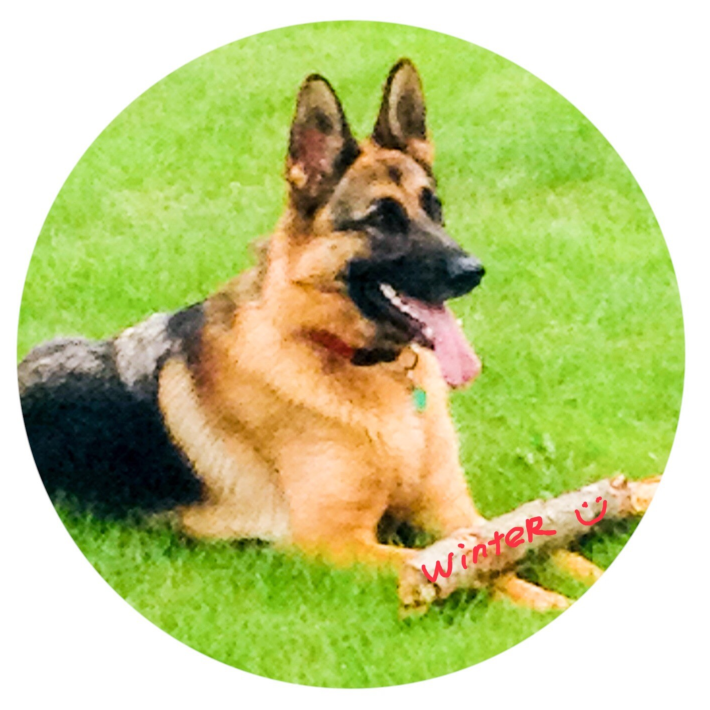
#> input picture client/src/assets/images/winter_winter3.png, 1419 x 1419 px (shown at 1/2 size)
$ python image_resize.py
#> lines starting #> are read from the running program, lines starting #| are printed output that depends on the picture
from PIL import Image, ImageFilter

img = Image.open('./winter_winter3.png')
#> img is the input picture: PIL image 1419x1419 RGBA; mean R, G, B, A 136.6, 145.5, 80.4, 200.2

# [9 lines of commented-out code are left out]
img.thumbnail((400, 400))  # thumbnail will keep the aspect ratio
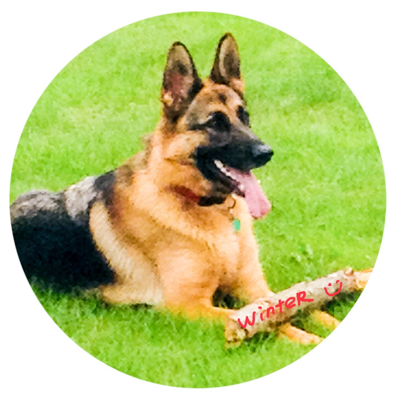
#> img: PIL image 400x400 RGBA; mean R, G, B, A 137.6, 146.5, 81.4, 200.2; transparent parts drawn white
img.save('thumbnail2.png', 'png')
